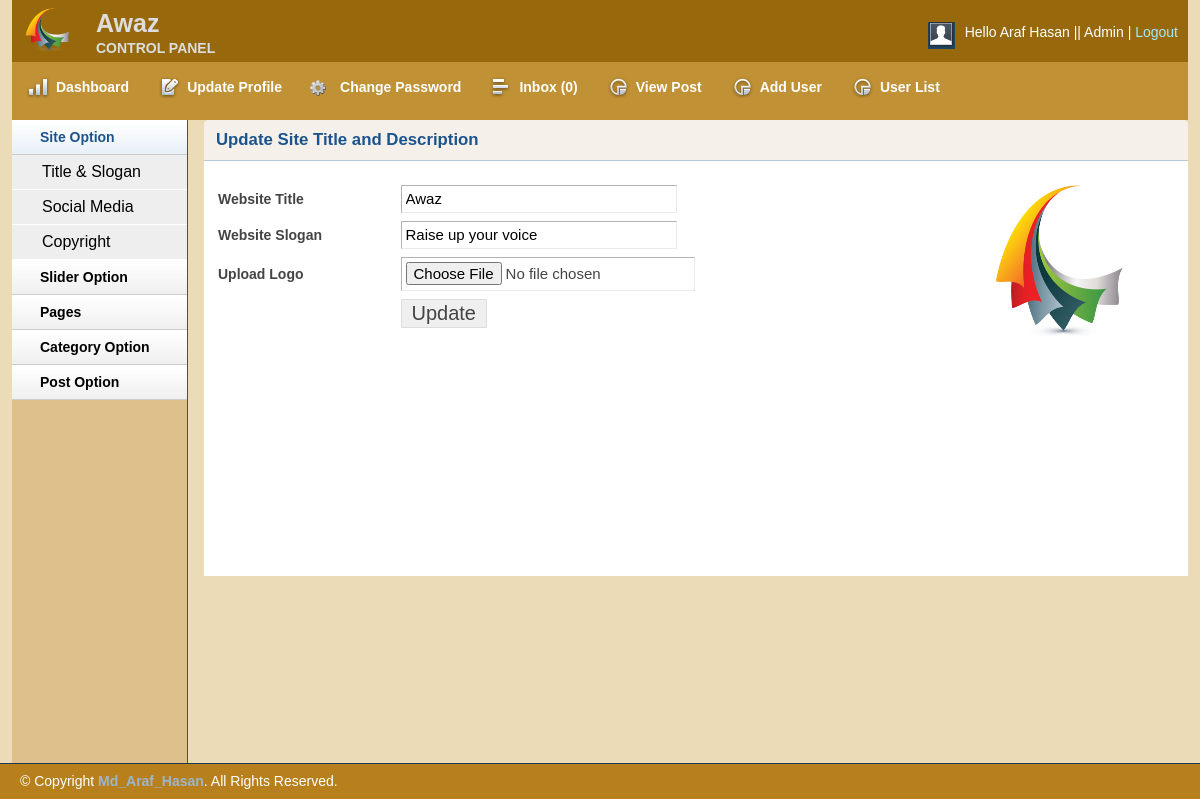
The page /admin/titleslogan.php (signed in) on the database its author committed.
### tables this page shows
CREATE TABLE `title_slogan` (
  `id` int(11) NOT NULL,
  `title` varchar(255) NOT NULL,
  `slogan` varchar(255) NOT NULL,
  `image` varchar(255) NOT NULL
);

### lib/Database.php (called while the page is built, shortened)
<?php
	class Database
	{
		public $host 	= DB_HOST;
		public $user 	= DB_USER;
		public $pass 	= DB_PASS;
		public $dbName 	= DB_NAME;
		public $link, $error;
		private function connectDB(){
			$this->link = new mysqli($this->host, $this->user, $this->pass, $this->dbName);
			$this->link->set_charset("utf8");
		}
		public function selectData($data){
			$result = $this->link->query($data) or die ($this->link->error.__LINE__);
			if ($result->num_rows > 0) {
				return $result;
			}else{
				return false;
			}
		}
	}
?>

### admin/titleslogan.php (the view, shortened to what this page needs)
<?php include 'inc/adheader.php'; ?>
<?php include 'inc/adsidebar.php'; ?>
        <div class="grid_10">
            <div class="box round first grid">
                <h2>Update Site Title and Description</h2>
            <div class="block sloginblock">
            <?php
                $query = "SELECT * FROM title_slogan WHERE id = '1'";
                $blog_title = $db->selectData($query);
                if($blog_title){
                    while ($result = $blog_title->fetch_assoc()) {?>
            <div class="leftSide">
                <form action="" method="post" enctype="multipart/form-data">
                    <table class="form">
                        <tr>
                            <td>
                                <label>Website Title</label>
                            </td>
                            <td>
                                <input type="text" value="<?php echo $result['title']; ?>"  name="title" class="medium" />
                            </td>
                        </tr>
						 <tr>
                            <td>
                                <label>Website Slogan</label>
                            </td>
                            <td>
                                <input type="text" value="<?php echo $result['slogan']; ?>" name="slogan" class="medium" />
                            </td>
                        </tr>
                        <tr>
                            <td>
                                <label>Upload Logo</label>
                            </td>
                            <td>
                                <input type="file" name="image"/>
                            </td>
                        </tr>
						 <tr>
                            <td>
                            </td>
                            <td>
                                <input type="submit" name="submit" Value="Update" />
                            </td>
                        </tr>
                    </table>
                </form>
            </div>
            <div class="rightSide">
                <img src="<?php echo $result['image']; ?>" alt="logo" />
            </div>
        </div>
    </div>
    <?php }} ?>
</div>
    <?php include 'inc/adfooter.php'; ?>

### admin/css/text.css (style rules this page uses)
body { font: 13px/1.5 Tahoma, Helvetica, Arial, 'Liberation Sans', FreeSans, sans-serif; }
h2 { font-size: 23px; }
p, dl, hr, h1, h2, h3, h4, h5, h6, ol, ul, pre, table, address, fieldset { margin-bottom: 20px; }

### admin/css/grid.css (style rules this page uses)
.grid_1, .grid_2, .grid_3, .grid_4, .grid_5, .grid_6, .grid_7, .grid_8, .grid_9, .grid_10, .grid_11, .grid_12, .grid_13, .grid_14, .grid_15, .grid_16 { display: inline; float: left; margin-left: 1%; margin-right: 1%; }
.container_12 .grid_10 { width: 81.333%; }

### admin/css/layout.css (style rules this page uses)
body { background: #fff none repeat scroll 0 0; color: #444; font-size: 14px; padding: 0; }
h1, h2, h3, h4, h5, h6 { line-height:1.2em; margin-bottom:.3em; }
h2 { margin-top:1em; }
.box { background:#fff; margin-bottom:20px; padding:10px 10px 10px 10px; margin-left:-8px; }
.box.grid { padding-bottom:40px; }
.box.round { -moz-border-radius: 5px 5px 0px 0px; -webkit-border-radius: 5px 5px 0px 0px; border-radius: 5px 5px 0px 0px; }
.box h2 { font-size:1.2em; font-weight:bold; color:#1B548D; background:#f5f1ea; margin:-10px -10px 0 -10px; padding:10px 12px; border-bottom:1px solid #B3CBD6; -moz-border-radius: 5px 5px 0px 0px; -webkit-border-radius: 5px 5px 0px 0px; border-radius: 5px 5px 0px 0px; }
.box.first { min-height: 406px; }
.block { padding-top:20px; }
table.form { width:100%; }
table.form td { padding:4px 4px; }
table.form label { font-weight:bold; }
table.form input, table.form select { font-size: 15px; padding: 4px 4px 5px 4px; border-top: 1px solid #b3b3b3; border-left: 1px solid #b3b3b3; border-right: 1px solid #eaeaea; border-bottom: 1px solid #eaeaea; }
table.form input[type="submit"] { border: 1px solid #ddd; color: #444; cursor: pointer; font-size: 20px; padding: 2px 10px; }
input.medium { width: 55%; }
.block { padding-bottom:1px; }

### admin/titleslogan.php (style rules this page uses)
.leftSide { float: left; width: 70%; }
.rightSide { float: right; width: 20%; }
.rightSide img { height: 160px; width: 150px; }

### rows shown on the page
title_slogan: title "Awaz", slogan "Raise up your voice", image (picture)

### other values the page prints
Session::get('name') "Araf Hasan"
